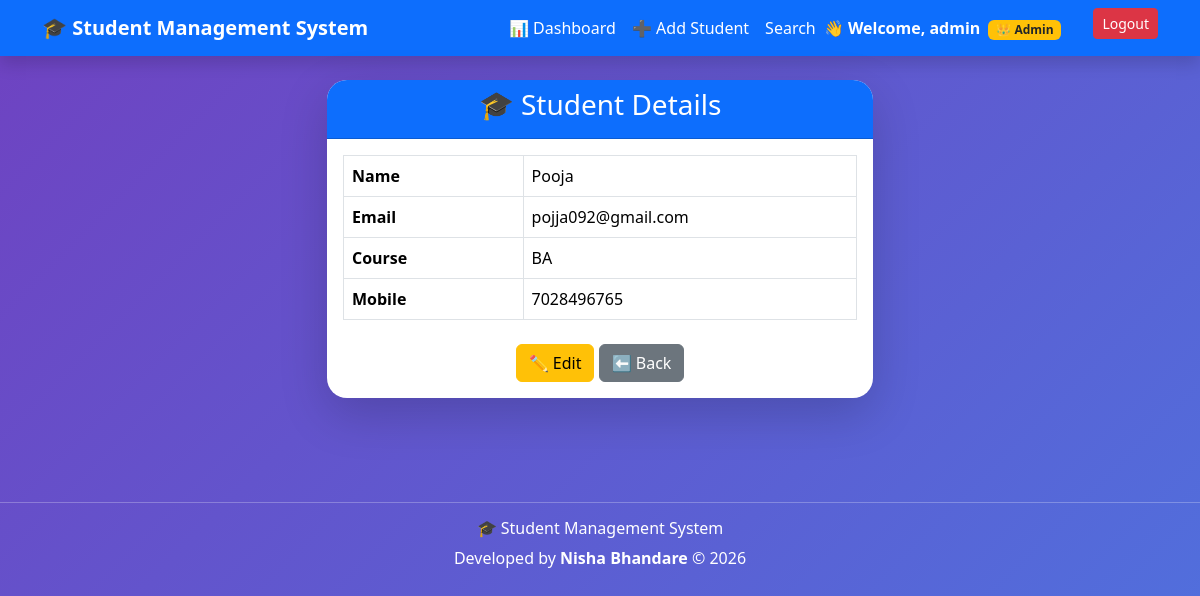
The page /Students/student/12/ (signed in) on the database its author committed.
### Students/models.py (models this page shows, shortened)
class Student(models.Model):
    name = models.CharField(max_length=100)
    email = models.EmailField()
    course = models.CharField(max_length=100)
    mobile = models.CharField(max_length=10)
    created_by = models.ForeignKey(
        User,
        on_delete=models.CASCADE,
        null=True,
        blank=True
    )

### Students/views.py (the view)
# urls.py: path('student/<int:id>/', views.view_student, name='view_student'),
@login_required(login_url='/login/')
def view_student(request, id):
    student = get_object_or_404(Student, id=id)
    if not request.user.is_superuser and student.created_by != request.user:
        messages.error(request, "❌ You are not authorized to view this student.")
        return redirect('view_students')
    return render(request, 'students/view_student.html', {'student': student})

### Students/templates/students/view_student.html (shortened to what this page needs)
{% extends 'base.html' %}
{% block content %}
<div class="row justify-content-center">
    <div class="col-md-6">
        <div class="card shadow-lg border-0">
            <div class="card-header bg-primary text-white text-center">
                <h3>🎓 Student Details</h3>
            </div>
            <div class="card-body">
                <table class="table table-bordered">
                    <tr>
                        <th width="35%">Name</th>
                        <td>{{ student.name }}</td>
                    </tr>
                    <tr>
                        <th>Email</th>
                        <td>{{ student.email }}</td>
                    </tr>
                    <tr>
                        <th>Course</th>
                        <td>{{ student.course }}</td>
                    </tr>
                    <tr>
                        <th>Mobile</th>
                        <td>{{ student.mobile }}</td>
                    </tr>
                </table>
                <div class="text-center mt-4">
                    <a href="{% url 'update_student' student.id %}" class="btn btn-warning">
                        ✏ Edit
                    </a>
                    <a href="{% url 'view_students' %}" class="btn btn-secondary">
                        ⬅ Back
                    </a>
                </div>
            </div>
        </div>
    </div>
</div>
{% endblock %}

### Students/templates_new/base.html (shortened to what this page needs)
{% load static %}
<!DOCTYPE html>
<html lang="en">
<head>
    <link href="https://cdn.jsdelivr.net/npm/bootstrap@5.3.7/dist/css/bootstrap.min.css" rel="stylesheet">
</head>
<body>
    <nav class="navbar navbar-expand-lg navbar-dark bg-primary shadow">
        <div class="container">
            <a class="navbar-brand fw-bold" href="{% url 'dashboard' %}">
                🎓 Student Management System
            </a>
            <div class="navbar-nav ms-auto">
                <a class="nav-link text-white" href="{% url 'dashboard' %}">
                    📊 Dashboard
                </a>
                <a class="nav-link text-white" href="{% url 'add_student' %}">
                    ➕ Add Student
                </a>
                <a class="nav-link text-white" href="{% url 'search_student' %}">
                    Search
                </a>
                {% if user.is_authenticated %}
                <span class="navbar-text text-white me-3 fw-bold">
                    👋 Welcome, {{ user.username }}
                    {% if user.is_superuser %}
                    <span class="badge bg-warning text-dark ms-1">
                        👑 Admin
                    </span>
                    {% else %}
                    <span class="badge bg-success ms-1">
                        👤 User
                    </span>
                    {% endif %}
                </span>
                {% endif %}
                {% if user.is_authenticated %}
                <form action="{% url 'logout' %}" method="post" class="ms-3">
                    <button class="btn btn-danger btn-sm">
                        Logout
                    </button>
                </form>
                {% endif %}
            </div>
        </div>
    </nav>
    <div class="container py-4">
        {% block content %}
        {% endblock %}
    </div>
    <footer class="text-center text-white py-3 mt-5">
        <hr class="text-white">
        <h6>🎓 Student Management System</h6>
        <p class="mb-0">
            Developed by <strong>Nisha Bhandare</strong> © 2026
        </p>
    </footer>
</body>
</html>

### Students/templates_new/base.html (style rules this page uses)
html, body { min-height: 100%; }
body { margin: 0; background: linear-gradient(135deg, #4e73df, #36b9cc); background-attachment: fixed; }
.card { transition: .3s; }

### Students/templates/students/view_student.html (style rules this page uses)
body { background: linear-gradient(135deg,#6f42c1,#4e73df); min-height:100vh; }
.card { border:none; border-radius:20px; overflow:hidden; }

### rows shown on the page
Student: name "Pooja", email "pojja092@gmail.com", course "BA", mobile "7028496765"

### other values the page prints
{{ user.username }} "admin"
